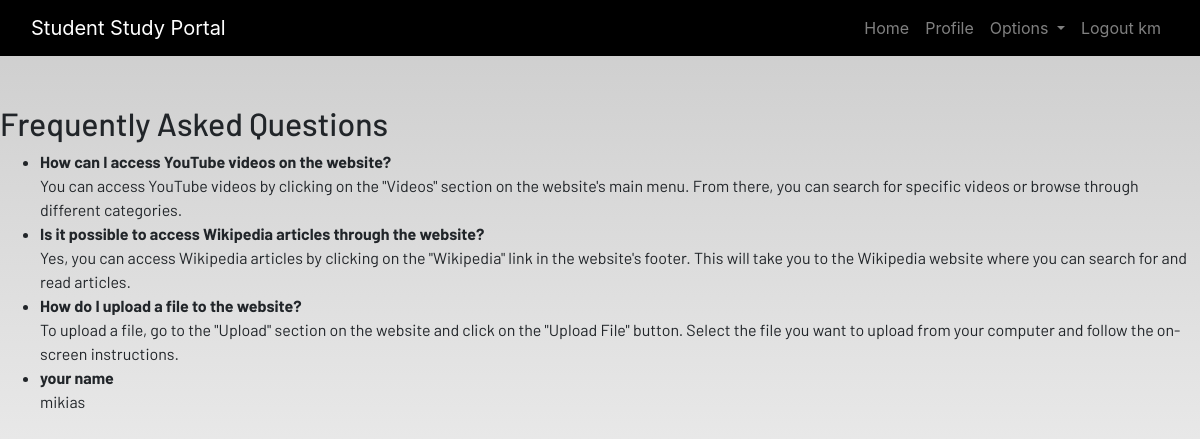
The app's page /faq/ (signed in), older data.
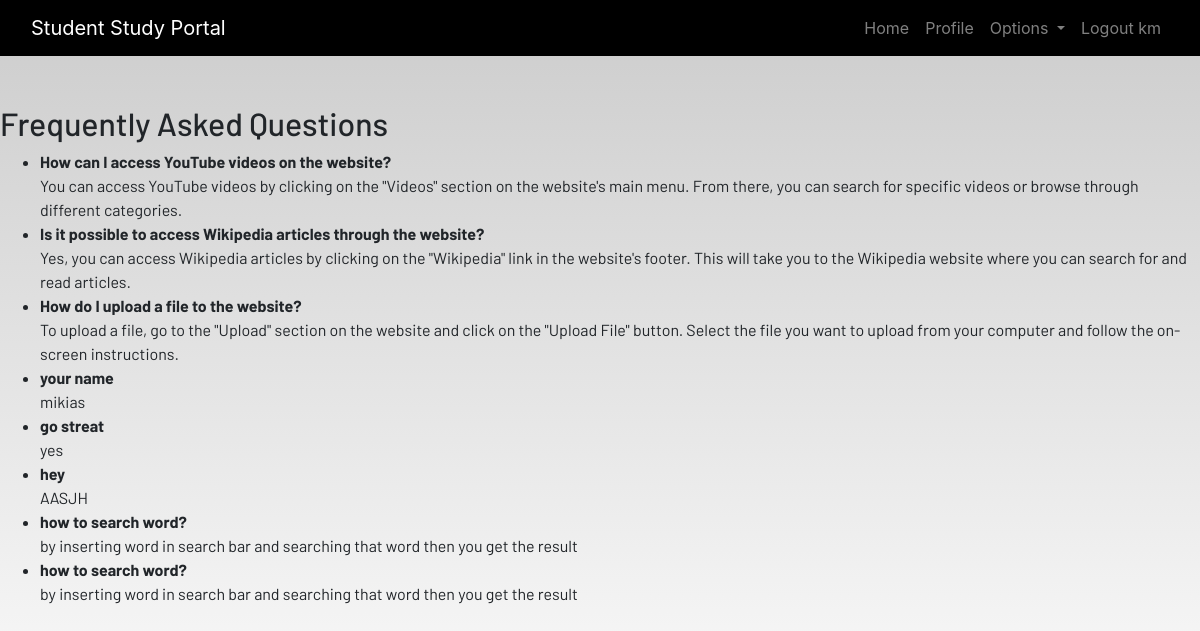
The same page, newer data.
### dashboard/models.py (models this page shows, shortened)
class FAQ(models.Model):
    question = models.CharField(max_length=255)
    answer = models.TextField()

### dashboard/views.py (the view)
# urls.py: path('faq/', views.faq, name='faq'),
@login_required
def faq(request):
    faqs = FAQ.objects.all()
    return render(request, 'dashboard/faq.html', {'faqs': faqs})

### dashboard/templates/dashboard/faq.html
{% extends 'dashboard/base.html' %}
{% block content %}
<h2>Frequently Asked Questions</h2>
<ul>
    {% for faq in faqs %}
        <li>
            <strong>{{ faq.question }}</strong><br>
            {{ faq.answer }}
        </li>
    {% endfor %}
</ul>
{% endblock %}

Row changes from the older to the newer data that the page shows:
added FAQ: question "go streat", answer "yes"
added FAQ: question "hey", answer "AASJH"
added FAQ: question "how to search word?", answer "by inserting word in search bar and searching that word then you get the result"
added FAQ: question "how to search word?", answer "by inserting word in search bar and searching that word then you get the result"
